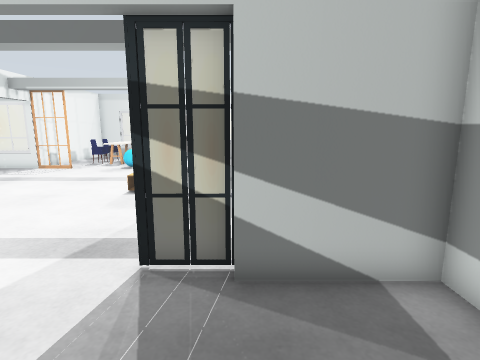
[1] (above)

18 first-person views from a walk through a world built for the Gazebo simulator. The camera is 1.3 m above the floor, tilts 10° down and sees 80° across. The floor is counted in squares, 0.5 m on a side. Each view is taken from the middle of a square. On the plan, view 1 faces up. The plan holds only what a view shows up to about 19 squares ahead; the rest is blank. The place goes on beyond the plan.

[2]
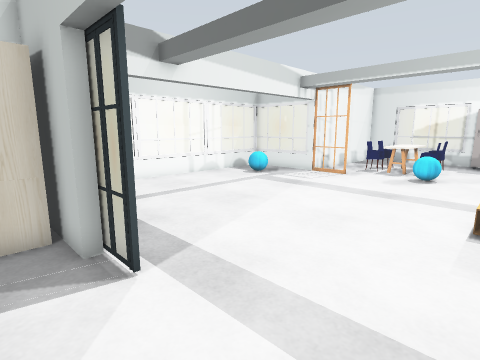

[3]
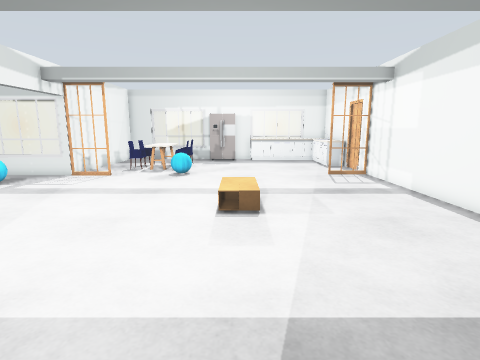

[4]
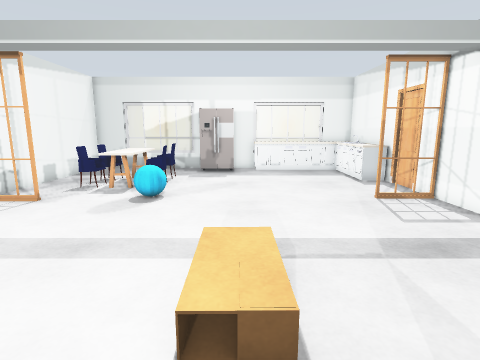

[5]
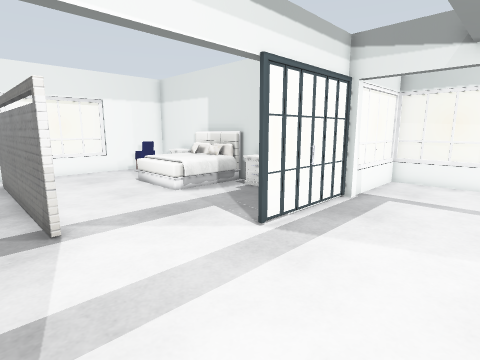

[6]
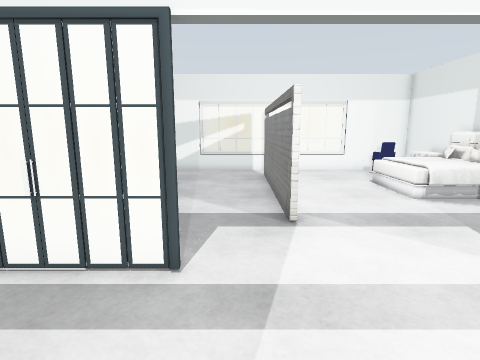

[7]
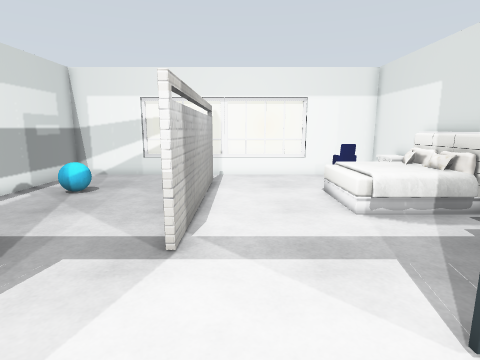

[8]
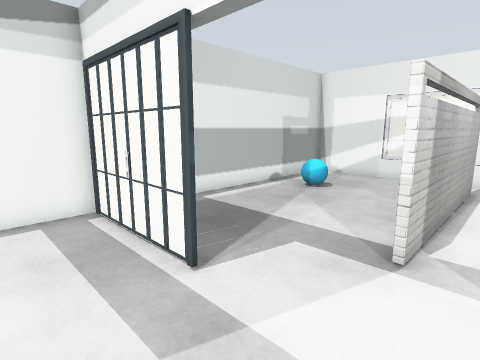

[9]
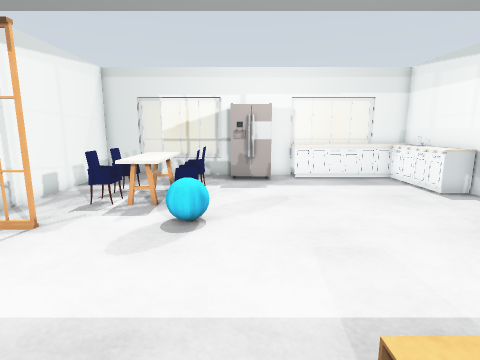

[10]
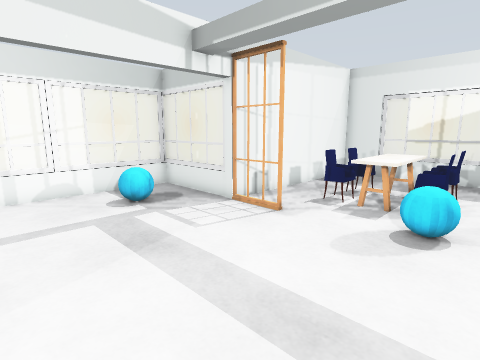

[11]
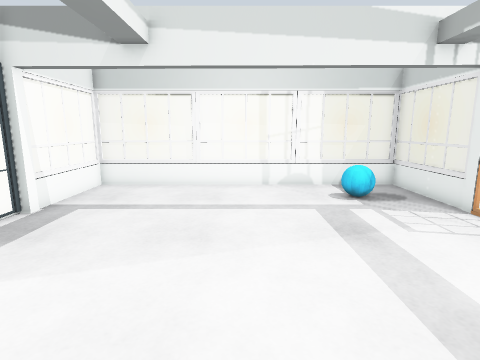

[12]
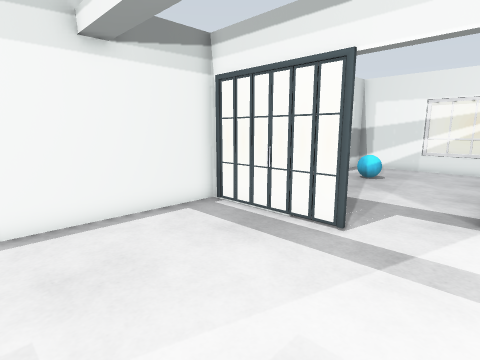

[13]
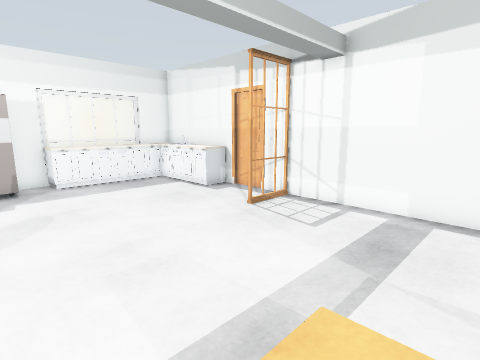

[14]
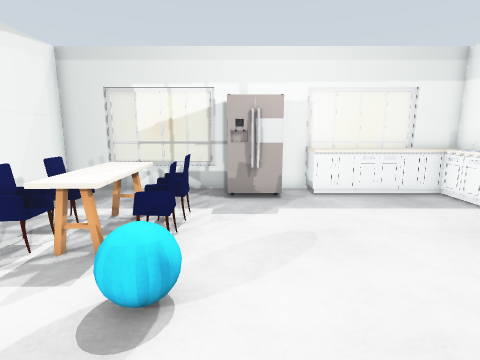

[15]
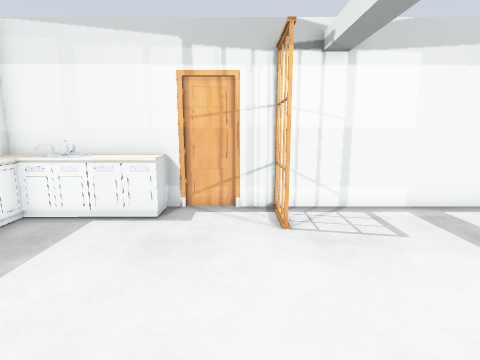

[16]
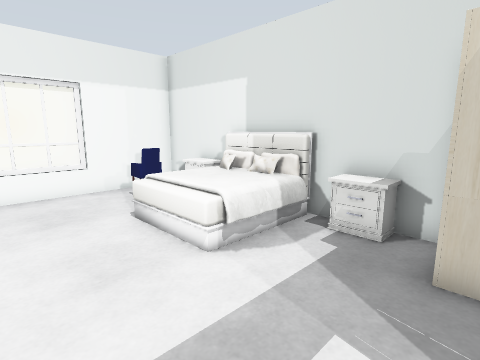

[17]
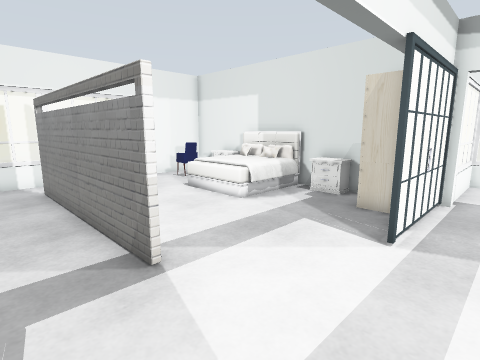

[18]
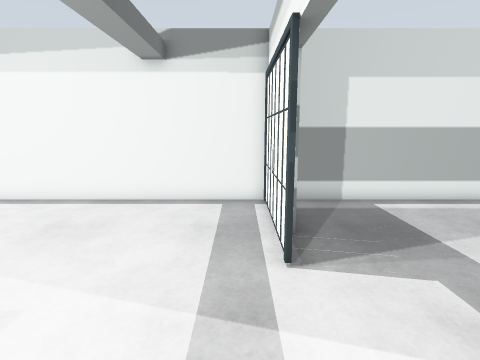

### Floor plan
Key: @ floor where view 1 was taken; # wall or solid block; . floor; = window, fence, low wall or low ledge; W window; L door leaf; T coffee table; F fridge; K kitchen table; C chair; B cyan ball; A wardrobe; I kitchen cabinet; N nightstand; E bed.
Columns run from 19 left of view 1 to 4 right of it. Each row starts with its distance up from view 1.
 29      ######W#  ####WW###
 28      # ... ..FF.IIIIIII#
 27      # ... ..FF......II#
 26      #.... ..........II#
 25      #...KK..........II#
 24      #..CCKC.........II#
 23      #...KKC...........#
 22      #..CCKC...........L
 21      #.................#
 20 #==###.....BB.......LLL#
 19 #WWW.#LL...............#
 18 #......................#
 17 W..B...................#
 16 #..B...................#
 15 #......................#
 14 W..............T.......#
 13 W..............T.......#
 12 W..............T.......#
 11 W......................#
 10 #......................#
  9 #......................#
  8 #......................#
  7 W......................#
  6 #......................#
  5 #WWWW###L#L......LL#L###
  4      #AA...............#
  3      #AA...............#
  2      #N.......#........#
  1      #N.......#........#
  0      #........#....@...#
 -1      #EEEE....#........#
 -2      #EEEE....#........#
 -3      #EEEE....#........#
 -4      #EEEE....#.....B..#
 -5      #N  .....#........#
 -6      #N C.....#........#
 -7      # CC............. #
 -8      # ............... #
 -9      #####WWWW#WWWW#####

Positions as (right, up) in squares from view 1, and headings:
1: (0, 0), facing up
2: (-4, 3), facing up-left
3: (-4, 3), facing up
4: (-4, 9), facing up
5: (-3, 10), facing down-left
6: (-3, 10), facing down
7: (-6, 8), facing down
8: (-6, 8), facing down-right
9: (-6, 12), facing up
10: (-6, 12), facing up-left
11: (-5, 12), facing left
12: (-5, 12), facing down-right
13: (-6, 13), facing up-right
14: (-6, 16), facing up
15: (-6, 21), facing right
16: (-6, 4), facing down-left
17: (-2, 7), facing down-left
18: (-7, 6), facing right
